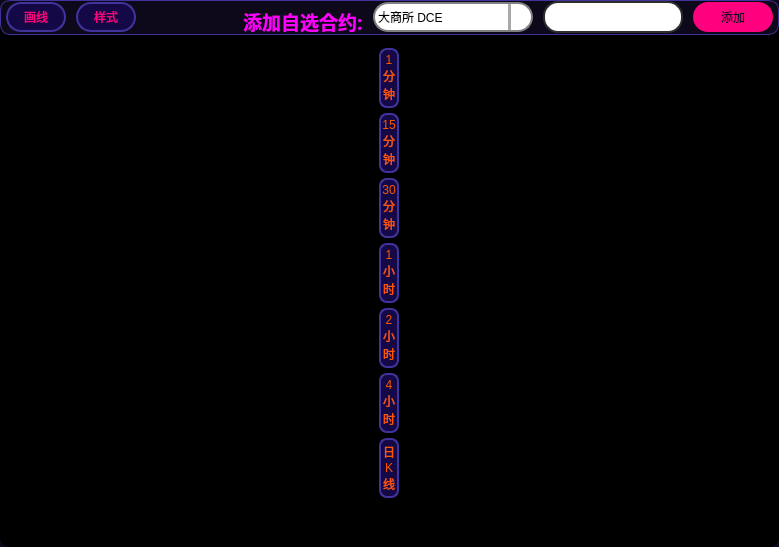
                        <widget class="QFrame" name="frame_24">
                         <property name="styleSheet">
                          <string notr="true">	background-color: rgb(13, 9, 27);
	border-radius: none;
	border: none;
</string>
                         </property>
                         <property name="frameShape">
                          <enum>QFrame::StyledPanel</enum>
                         </property>
                         <property name="frameShadow">
                          <enum>QFrame::Raised</enum>
                         </property>
                         <layout class="QVBoxLayout" name="verticalLayout_20">
                          <property name="spacing">
                           <number>0</number>
                          </property>
                          <property name="leftMargin">
                           <number>0</number>
                          </property>
                          <property name="topMargin">
                           <number>0</number>
                          </property>
                          <property name="rightMargin">
                           <number>0</number>
                          </property>
                          <property name="bottomMargin">
                           <number>0</number>
                          </property>
                          <item>
                           <widget class="QFrame" name="frame_36">
                            <property name="styleSheet">
                             <string notr="true">QFrame {		
	background-color: rgb(0, 0, 0);
	border-radius: 10px;
	border: none;
}

</string>
                            </property>
                            <property name="frameShape">
                             <enum>QFrame::StyledPanel</enum>
                            </property>
                            <property name="frameShadow">
                             <enum>QFrame::Raised</enum>
                            </property>
                            <layout class="QVBoxLayout" name="verticalLayout_32">
                             <property name="spacing">
                              <number>3</number>
                             </property>
                             <property name="leftMargin">
                              <number>0</number>
                             </property>
                             <property name="topMargin">
                              <number>0</number>
                             </property>
                             <property name="rightMargin">
                              <number>0</number>
                             </property>
                             <property name="bottomMargin">
                              <number>0</number>
                             </property>
                             <item>
                              <widget class="QFrame" name="frame_39">
                               <property name="minimumSize">
                                <size>
                                 <width>0</width>
                                 <height>30</height>
                                </size>
                               </property>
                               <property name="maximumSize">
                                <size>
                                 <width>16777215</width>
                                 <height>35</height>
                                </size>
                               </property>
                               <property name="styleSheet">
                                <string notr="true">QFrame {	
	background-color: rgb(13, 9, 27);
	border-radius: 10px;
	border: 1px solid rgb(65, 51, 156);
}

</string>
                               </property>
                               <property name="frameShape">
                                <enum>QFrame::StyledPanel</enum>
                               </property>
                               <property name="frameShadow">
                                <enum>QFrame::Raised</enum>
                               </property>
                               <layout class="QHBoxLayout" name="horizontalLayout_20">
                                <property name="spacing">
                                 <number>10</number>
                                </property>
                                <property name="leftMargin">
                                 <number>5</number>
                                </property>
                                <property name="topMargin">
                                 <number>0</number>
                                </property>
                                <property name="rightMargin">
                                 <number>5</number>
                                </property>
                                <property name="bottomMargin">
                                 <number>0</number>
                                </property>
                                <item alignment="Qt::AlignVCenter">
                                 <widget class="QPushButton" name="Btn_draw_line_order">
                                  <property name="minimumSize">
                                   <size>
                                    <width>60</width>
                                    <height>30</height>
                                   </size>
                                  </property>
                                  <property name="maximumSize">
                                   <size>
                                    <width>100</width>
                                    <height>40</height>
                                   </size>
                                  </property>
                                  <property name="styleSheet">
                                   <string notr="true">QPushButton {
	color: rgb(255, 0, 127);	
	font: 700 16pt &quot;等线&quot;;
	border: 2px solid rgb(65, 51, 156);
	border-radius: 15px;
	background-color: rgb(20, 9, 70);
	text-align: center;
}

QPushButton:hover {
	border: 2px solid rgb(255, 85, 0);
}

QPushButton:pressed {
	
	color: rgb(255, 0, 0);
}</string>
                                  </property>
                                  <property name="text">
                                   <string>画线</string>
                                  </property>
                                 </widget>
                                </item>
                                <item>
                                 <widget class="QPushButton" name="Btn_draw_line_style">
                                  <property name="minimumSize">
                                   <size>
                                    <width>60</width>
                                    <height>30</height>
                                   </size>
                                  </property>
                                  <property name="maximumSize">
                                   <size>
                                    <width>60</width>
                                    <height>30</height>
                                   </size>
                                  </property>
                                  <property name="styleSheet">
                                   <string notr="true">QPushButton {
	color: rgb(255, 0, 127);	
	font: 700 16pt &quot;等线&quot;;
	border: 2px solid rgb(65, 51, 156);
	border-radius: 15px;
	background-color: rgb(20, 9, 70);
	text-align: center;
}

QPushButton:hover {
	border: 2px solid rgb(255, 85, 0);
}

QPushButton:pressed {
	
	color: rgb(255, 0, 0);
}</string>
                                  </property>
                                  <property name="text">
                                   <string>样式</string>
                                  </property>
                                 </widget>
                                </item>
                                <item>
                                 <spacer name="horizontalSpacer_7">
                                  <property name="orientation">
                                   <enum>Qt::Horizontal</enum>
                                  </property>
                                  <property name="sizeHint" stdset="0">
                                   <size>
                                    <width>40</width>
                                    <height>20</height>
                                   </size>
                                  </property>
                                 </spacer>
                                </item>
                                <item>
                                 <widget class="QLabel" name="label_kline_info">
                                  <property name="styleSheet">
                                   <string notr="true">QFrame {
	background-color: rgba(30, 30, 40, 0);
	border: none;
	border-radius: 15px;
	color: rgb(0, 255, 0);
	font: 700 14pt &quot;等线&quot;;
}
</string>
                                  </property>
                                  <property name="text">
                                   <string/>
                                  </property>
                                 </widget>
                                </item>
                                <item>
                                 <spacer name="horizontalSpacer_8">
                                  <property name="orientation">
                                   <enum>Qt::Horizontal</enum>
                                  </property>
                                  <property name="sizeHint" stdset="0">
                                   <size>
                                    <width>40</width>
                                    <height>20</height>
                                   </size>
                                  </property>
                                 </spacer>
                                </item>
                                <item>
                                 <widget class="QLabel" name="label_28">
                                  <property name="minimumSize">
                                   <size>
                                    <width>0</width>
                                    <height>40</height>
                                   </size>
                                  </property>
                                  <property name="maximumSize">
                                   <size>
                                    <width>150</width>
                                    <height>16777215</height>
                                   </size>
                                  </property>
                                  <property name="font">
                                   <font>
                                    <family>等线</family>
                                    <pointsize>14</pointsize>
                                    <italic>false</italic>
                                    <bold>true</bold>
                                   </font>
                                  </property>
                                  <property name="styleSheet">
                                   <string notr="true">QFrame {
	background-color: rgba(30, 30, 40, 0);
	border: none;
	border-radius: 15px;
	color: rgb(255, 0, 255);
	font: 700 14pt &quot;等线&quot;;
}
</string>
                                  </property>
                                  <property name="text">
                                   <string>添加自选合约:</string>
                                  </property>
                                  <property name="alignment">
                                   <set>Qt::AlignLeading|Qt::AlignLeft|Qt::AlignVCenter</set>
                                  </property>
                                 </widget>
                                </item>
                                <item alignment="Qt::AlignVCenter">
                                 <widget class="QComboBox" name="comboBox_add_quote_exchange">
                                  <property name="minimumSize">
                                   <size>
                                    <width>160</width>
                                    <height>30</height>
                                   </size>
                                  </property>
                                  <property name="maximumSize">
                                   <size>
                                    <width>160</width>
                                    <height>30</height>
                                   </size>
                                  </property>
                                  <property name="styleSheet">
                                   <string notr="true">/* 未下拉时，QComboBox的样式 */
QComboBox {
    border: 2px solid gray;   /* 边框 */
    border-radius: 15px;   /* 圆角 */
    padding: 1px 18px 1px 3px;   /* 字体填衬 */
    color: rgb(0, 0, 0);    
	font: 700 12pt &quot;等线&quot;;    
	background-color: rgb(255, 255, 255);
}

/* 下拉后，整个下拉窗体样式 */
QComboBox QAbstractItemView {
    
    border: 1px solid yellow;   /* 整个下拉窗体的边框 */
    color: black;
	border-radius: 3px;
    background-color: rgb(225, 225, 225);   /* 整个下拉窗体的背景色 */
    selection-background-color: lightgreen;   /* 整个下拉窗体被选中项的背景色 */
}
/* 下拉箭头样式 */
 QComboBox::down-arrow {
	image: url(:/图标/icons/双下拉箭头.svg);
	width: 10px; /* 下拉箭头的宽度（建议与下拉框drop-down的宽度一致） */ 
	background: rgb(255, 255, 255); /* 下拉箭头的的背景色 */ 
	padding: 0px 0px 0px 0px; /* 上内边距、右内边距、下内边距、左内边距 */
 } 

/* 下拉框样式 */
QComboBox::drop-down {
   /* subcontrol-origin: padding;   /* 子控件在父元素中的原点矩形。如果未指定此属性，则默认为padding。 */
   /* subcontrol-position: top right;   /* 下拉框的位置（右上） */
    width: 20px;   /* 下拉框的宽度 */

    border-left-width: 3px;   /* 下拉框的左边界线宽度 */
    border-left-color: darkgray;   /* 下拉框的左边界线颜色 */
    border-left-style: solid;   /* 下拉框的左边界线为实线 */
    border-top-right-radius: 10px;   /* 下拉框的右上边界线的圆角半径（应和整个QComboBox右上边界线的圆角半径一致） */
    border-bottom-right-radius: 10px;   /* 同上 */
}
QComboBox:hover {
	border: 3px solid rgb(255, 85, 0);
}
QComboBox:disabled{
	color: rgb(0, 0, 0);
	border-color: rgb(166, 166, 166);
    background-color: rgb(186, 186, 186);
}</string>
                                  </property>
                                  <property name="frame">
                                   <bool>true</bool>
                                  </property>
                                  <property name="modelColumn">
                                   <number>0</number>
                                  </property>
                                  <item>
                                   <property name="text">
                                    <string>大商所 DCE</string>
                                   </property>
                                  </item>
                                  <item>
                                   <property name="text">
                                    <string>上期所 SHFE</string>
                                   </property>
                                  </item>
                                  <item>
                                   <property name="text">
                                    <string>郑商所 CZCE</string>
                                   </property>
                                  </item>
                                  <item>
                                   <property name="text">
                                    <string>能源交易所 INE</string>
                                   </property>
                                  </item>
                                  <item>
                                   <property name="text">
                                    <string>中金所 CFFEX</string>
                                   </property>
                                  </item>
                                 </widget>
                                </item>
                                <item alignment="Qt::AlignVCenter">
                                 <widget class="QLineEdit" name="add_quote_symbol">
                                  <property name="minimumSize">
                                   <size>
                                    <width>140</width>
                                    <height>32</height>
                                   </size>
                                  </property>
                                  <property name="maximumSize">
                                   <size>
                                    <width>140</width>
                                    <height>32</height>
                                   </size>
                                  </property>
                                  <property name="styleSheet">
                                   <string notr="true">QLineEdit {
	border: 2px solid rgb(45, 45, 45);
	border-radius: 15px;
	padding: 5px;
	background-color: rgb(255, 255, 255);	
	color: rgb(0, 0, 0);
	font: 700 18pt &quot;等线&quot;;
}
QLineEdit:hover {
	border: 3px solid rgb(255, 85, 0);
}
QLineEdit:focus {
	border: 3px solid rgb(255, 85, 0);
	color: rgb(255, 0, 0);
}
QLineEdit:disabled{
	color: rgb(0, 0, 0);
	border-color: rgb(166, 166, 166);
    background-color: rgb(186, 186, 186);
}</string>
                                  </property>
                                 </widget>
                                </item>
                                <item alignment="Qt::AlignVCenter">
                                 <widget class="QPushButton" name="Btn_add_optional_contracts">
                                  <property name="minimumSize">
                                   <size>
                                    <width>80</width>
                                    <height>30</height>
                                   </size>
                                  </property>
                                  <property name="maximumSize">
                                   <size>
                                    <width>80</width>
                                    <height>30</height>
                                   </size>
                                  </property>
                                  <property name="styleSheet">
                                   <string notr="true">QPushButton{
	color: rgb(13, 9, 36);
	background-color:rgb(255, 0, 127);
	font: 700 16pt &quot;等线&quot;;
	border-radius: 15px;
}
QPushButton:hover{
	border: 2px solid rgb(255, 85, 0); 
}
QPushButton:pressed{
	color: green;
	border-color: rgb(255, 0, 0);
    background-color: rgb(255, 255, 0);
}
</string>
                                  </property>
                                  <property name="text">
                                   <string>添加</string>
                                  </property>
                                 </widget>
                                </item>
                               </layout>
                              </widget>
                             </item>
                             <item>
                              <widget class="QFrame" name="frame_40">
                               <property name="styleSheet">
                                <string notr="true">QFrame {		
	background-color: rgb(0, 0, 0);
	border-radius: 10px;
	border: none;
}

</string>
                               </property>
                               <property name="frameShape">
                                <enum>QFrame::StyledPanel</enum>
                               </property>
                               <property name="frameShadow">
                                <enum>QFrame::Raised</enum>
                               </property>
                               <layout class="QHBoxLayout" name="horizontalLayout_21">
                                <property name="spacing">
                                 <number>2</number>
                                </property>
                                <property name="leftMargin">
                                 <number>0</number>
                                </property>
                                <property name="topMargin">
                                 <number>0</number>
                                </property>
                                <property name="rightMargin">
                                 <number>0</number>
                                </property>
                                <property name="bottomMargin">
                                 <number>0</number>
                                </property>
                                <item>
                                 <layout class="QVBoxLayout" name="verticalLayout_klines">
                                  <property name="spacing">
                                   <number>0</number>
                                  </property>
                                 </layout>
                                </item>
                                <item>
                                 <widget class="QFrame" name="frame_45">
                                  <property name="minimumSize">
                                   <size>
                                    <width>20</width>
                                    <height>0</height>
                                   </size>
                                  </property>
                                  <property name="maximumSize">
                                   <size>
                                    <width>20</width>
                                    <height>16777215</height>
                                   </size>
                                  </property>
                                  <property name="styleSheet">
                                   <string notr="true">QFrame {		
	background-color: rgb(0, 0, 0);
	border-radius: 10px;
	border: none;
}

</string>
                                  </property>
                                  <property name="frameShape">
                                   <enum>QFrame::StyledPanel</enum>
                                  </property>
                                  <property name="frameShadow">
                                   <enum>QFrame::Raised</enum>
                                  </property>
                                  <layout class="QVBoxLayout" name="verticalLayout_33">
                                   <property name="spacing">
                                    <number>5</number>
                                   </property>
                                   <property name="leftMargin">
                                    <number>0</number>
                                   </property>
                                   <property name="topMargin">
                                    <number>10</number>
                                   </property>
                                   <property name="rightMargin">
                                    <number>0</number>
                                   </property>
                                   <item>
                                    <widget class="QPushButton" name="Btn_klines_1min">
                                     <property name="minimumSize">
                                      <size>
                                       <width>20</width>
                                       <height>60</height>
                                      </size>
                                     </property>
                                     <property name="maximumSize">
                                      <size>
                                       <width>20</width>
                                       <height>60</height>
                                      </size>
                                     </property>
                                     <property name="styleSheet">
                                      <string notr="true">QPushButton {
	color: rgb(255, 85, 0);	
	font: 700 9pt &quot;等线&quot;;
	border: 2px solid rgb(65, 51, 156);
	border-radius: 8px;
	background-color: rgb(20, 9, 70);
	text-align: center;
}

QPushButton:hover {
	border: 2px solid rgb(255, 85, 0);
}

QPushButton:pressed {
	
	color: rgb(255, 0, 0);
}</string>
                                     </property>
                                     <property name="text">
                                      <string>1
分
钟</string>
                                     </property>
                                    </widget>
                                   </item>
                                   <item>
                                    <widget class="QPushButton" name="Btn_klines_15min">
                                     <property name="minimumSize">
                                      <size>
                                       <width>20</width>
                                       <height>60</height>
                                      </size>
                                     </property>
                                     <property name="maximumSize">
                                      <size>
                                       <width>20</width>
                                       <height>60</height>
                                      </size>
                                     </property>
                                     <property name="styleSheet">
                                      <string notr="true">QPushButton {
	color: rgb(255, 85, 0);	
	font: 700 9pt &quot;等线&quot;;
	border: 2px solid rgb(65, 51, 156);
	border-radius: 8px;
	background-color: rgb(20, 9, 70);
	text-align: center;
}

QPushButton:hover {
	border: 2px solid rgb(255, 85, 0);
}

QPushButton:pressed {
	
	color: rgb(255, 0, 0);
}</string>
                                     </property>
                                     <property name="text">
                                      <string>15
分
钟</string>
                                     </property>
                                    </widget>
                                   </item>
                                   <item>
                                    <widget class="QPushButton" name="Btn_klines_30min">
                                     <property name="minimumSize">
                                      <size>
                                       <width>20</width>
                                       <height>60</height>
                                      </size>
                                     </property>
                                     <property name="maximumSize">
                                      <size>
                                       <width>20</width>
                                       <height>60</height>
                                      </size>
                                     </property>
                                     <property name="styleSheet">
                                      <string notr="true">QPushButton {
	color: rgb(255, 85, 0);	
	font: 700 9pt &quot;等线&quot;;
	border: 2px solid rgb(65, 51, 156);
	border-radius: 8px;
	background-color: rgb(20, 9, 70);
	text-align: center;
}

QPushButton:hover {
	border: 2px solid rgb(255, 85, 0);
}

QPushButton:pressed {
	
	color: rgb(255, 0, 0);
}</string>
                                     </property>
                                     <property name="text">
                                      <string>30
分
钟</string>
                                     </property>
                                    </widget>
                                   </item>
                                   <item>
                                    <widget class="QPushButton" name="Btn_klines_1hour">
                                     <property name="minimumSize">
                                      <size>
                                       <width>20</width>
                                       <height>60</height>
                                      </size>
                                     </property>
                                     <property name="maximumSize">
                                      <size>
                                       <width>20</width>
                                       <height>60</height>
                                      </size>
                                     </property>
                                     <property name="styleSheet">
                                      <string notr="true">QPushButton {
	color: rgb(255, 85, 0);	
	font: 700 9pt &quot;等线&quot;;
	border: 2px solid rgb(65, 51, 156);
	border-radius: 8px;
	background-color: rgb(20, 9, 70);
	text-align: center;
}

QPushButton:hover {
	border: 2px solid rgb(255, 85, 0);
}

QPushButton:pressed {
	
	color: rgb(255, 0, 0);
}</string>
                                     </property>
                                     <property name="text">
                                      <string>1
小
时</string>
                                     </property>
                                    </widget>
                                   </item>
                                   <item>
                                    <widget class="QPushButton" name="Btn_klines_2hour">
                                     <property name="minimumSize">
                                      <size>
                                       <width>20</width>
                                       <height>60</height>
                                      </size>
                                     </property>
                                     <property name="maximumSize">
                                      <size>
                                       <width>20</width>
                                       <height>60</height>
                                      </size>
                                     </property>
                                     <property name="styleSheet">
                                      <string notr="true">QPushButton {
	color: rgb(255, 85, 0);	
	font: 700 9pt &quot;等线&quot;;
	border: 2px solid rgb(65, 51, 156);
	border-radius: 8px;
	background-color: rgb(20, 9, 70);
	text-align: center;
}

QPushButton:hover {
	border: 2px solid rgb(255, 85, 0);
}

QPushButton:pressed {
	
	color: rgb(255, 0, 0);
}</string>
                                     </property>
                                     <property name="text">
                                      <string>2
小
时</string>
                                     </property>
                                    </widget>
                                   </item>
                                   <item>
                                    <widget class="QPushButton" name="Btn_klines_4hour">
                                     <property name="minimumSize">
                                      <size>
                                       <width>20</width>
                                       <height>60</height>
                                      </size>
                                     </property>
                                     <property name="maximumSize">
                                      <size>
                                       <width>20</width>
                                       <height>60</height>
                                      </size>
                                     </property>
                                     <property name="styleSheet">
                                      <string notr="true">QPushButton {
	color: rgb(255, 85, 0);	
	font: 700 9pt &quot;等线&quot;;
	border: 2px solid rgb(65, 51, 156);
	border-radius: 8px;
	background-color: rgb(20, 9, 70);
	text-align: center;
}

QPushButton:hover {
	border: 2px solid rgb(255, 85, 0);
}

QPushButton:pressed {
	
	color: rgb(255, 0, 0);
}</string>
                                     </property>
                                     <property name="text">
                                      <string>4
小
时</string>
                                     </property>
                                    </widget>
                                   </item>
                                   <item>
                                    <widget class="QPushButton" name="Btn_klines_daily">
                                     <property name="minimumSize">
                                      <size>
                                       <width>20</width>
                                       <height>60</height>
                                      </size>
                                     </property>
                                     <property name="maximumSize">
                                      <size>
                                       <width>20</width>
                                       <height>60</height>
                                      </size>
                                     </property>
                                     <property name="styleSheet">
                                      <string notr="true">QPushButton {
	color: rgb(255, 85, 0);	
	font: 700 9pt &quot;等线&quot;;
	border: 2px solid rgb(65, 51, 156);
	border-radius: 8px;
	background-color: rgb(20, 9, 70);
	text-align: center;
}

QPushButton:hover {
	border: 2px solid rgb(255, 85, 0);
}

QPushButton:pressed {
	
	color: rgb(255, 0, 0);
}</string>
                                     </property>
                                     <property name="text">
                                      <string>日
K
线</string>
                                     </property>
                                    </widget>
                                   </item>
                                   <item>
                                    <spacer name="verticalSpacer_6">
                                     <property name="orientation">
                                      <enum>Qt::Vertical</enum>
                                     </property>
                                     <property name="sizeHint" stdset="0">
                                      <size>
                                       <width>20</width>
                                       <height>40</height>
                                      </size>
                                     </property>
                                    </spacer>
                                   </item>
                                  </layout>
                                 </widget>
                                </item>
                               </layout>
                              </widget>
                             </item>
                            </layout>
                           </widget>
                          </item>
                         </layout>
                        </widget>
